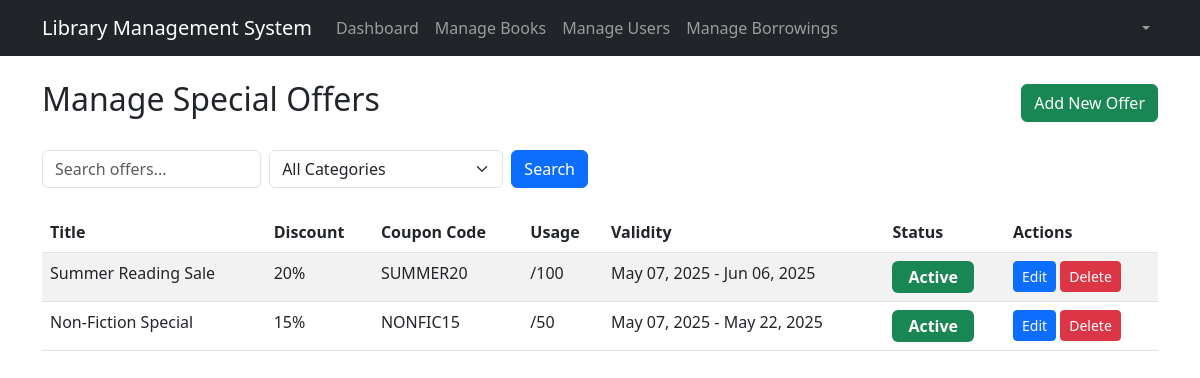
The app's page /admin/manage_offers.php (signed in) with its own data.
### tables this page shows
CREATE TABLE IF NOT EXISTS special_offers (
    id INT PRIMARY KEY AUTO_INCREMENT,
    title VARCHAR(100) NOT NULL,
    description TEXT,
    discount_percent INT NOT NULL,
    coupon_code VARCHAR(20) UNIQUE NOT NULL,
    usage_limit INT,
    usage_count INT DEFAULT 0,
    min_books INT DEFAULT 1,
    category_restriction VARCHAR(50),
    start_date DATE NOT NULL,
    end_date DATE NOT NULL,
    is_active BOOLEAN DEFAULT TRUE,
    created_at TIMESTAMP DEFAULT CURRENT_TIMESTAMP,
    updated_at TIMESTAMP DEFAULT CURRENT_TIMESTAMP ON UPDATE CURRENT_TIMESTAMP
);

### src/Database.php (called while the page is built, shortened)
<?php
class Database {
    private static $instance = null;
    private $pdo;
    private $stmt;
    private function connect() {
        try {
            $dsn = "mysql:host=" . DB_HOST . ";dbname=" . DB_NAME . ";charset=utf8mb4";
            $this->pdo = new \PDO($dsn, DB_USER, DB_PASS, [
                \PDO::ATTR_ERRMODE => \PDO::ERRMODE_EXCEPTION,
                \PDO::ATTR_DEFAULT_FETCH_MODE => \PDO::FETCH_ASSOC,
                \PDO::ATTR_EMULATE_PREPARES => false
            ]);
        } catch (\PDOException $e) {
            error_log("Database connection error: " . $e->getMessage());
            throw new \Exception("Database connection failed: " . $e->getMessage());
        }
    }
    public static function getInstance() {
        if (self::$instance === null) {
            self::$instance = new self();
        }
        return self::$instance;
    }
    public function query($sql) {
        try {
            $this->stmt = $this->pdo->prepare($sql);
            return $this;
        } catch (\PDOException $e) {
            error_log("Query preparation failed: " . $e->getMessage() . "\nQuery: " . $sql);
            throw new \Exception("Query preparation failed: " . $e->getMessage());
        }
    }
    public function execute() {
        try {
            return $this->stmt->execute();
        } catch (\PDOException $e) {
            error_log("Query execution failed: " . $e->getMessage());
            throw new \Exception("Query execution failed: " . $e->getMessage());
        }
    }
    public function fetchAll() {
        try {
            $this->execute();
            return $this->stmt->fetchAll();
        } catch (\PDOException $e) {
            error_log("FetchAll failed: " . $e->getMessage());
            throw new \Exception("FetchAll failed: " . $e->getMessage());
        }
    }
}

### src/SpecialOffer.php (called while the page is built, shortened)
<?php
class SpecialOffer {
    private function getDb() {
        return Database::getInstance();
    }
    public function getAll($filters = []) {
        try {
            $db = $this->getDb();
            $sql = "SELECT * FROM special_offers WHERE 1=1";
            $params = [];
            $sql .= " ORDER BY created_at DESC";
            $db->query($sql);
            return $db->fetchAll();
        } catch (\Exception $e) {
            error_log("Error fetching offers: " . $e->getMessage());
            throw new \Exception($e->getMessage());
        }
    }
}

### admin/manage_offers.php (the view, shortened to what this page needs)
<?php
require_once '../src/Database.php';
require_once '../src/SpecialOffer.php';
$offer = new SpecialOffer();
try {
    $filters = [];
    $offers = $offer->getAll($filters);
} catch (\Exception $e) {
    $error = "Failed to fetch offers";
    error_log("Error fetching offers: " . $e->getMessage());
    $offers = [];
}
?>
<!DOCTYPE html>
<html lang="en">
<head>
    <link href="https://cdn.jsdelivr.net/npm/bootstrap@5.3.0/dist/css/bootstrap.min.css" rel="stylesheet">
    <link href="../assets/css/style.css" rel="stylesheet">
</head>
<body>
    <?php include 'includes/header.php'; ?>
    <div class="container mt-4">
        <div class="d-flex justify-content-between align-items-center mb-4">
            <h2>Manage Special Offers</h2>
            <button type="button" class="btn btn-success" data-bs-toggle="modal" data-bs-target="#addOfferModal">
                Add New Offer
            </button>
        </div>
        <div class="row mb-4">
            <div class="col-md-6">
                <form method="GET" class="d-flex">
                    <input type="text" name="search" class="form-control me-2" placeholder="Search offers..." value="<?php echo htmlspecialchars($_GET['search'] ?? ''); ?>">
                    <select name="category" class="form-select me-2">
                        <option value="">All Categories</option>
                    </select>
                    <button type="submit" class="btn btn-primary">Search</button>
                </form>
            </div>
        </div>
        <div class="table-responsive">
            <table class="table table-striped">
                <thead>
                    <tr>
                        <th>Title</th>
                        <th>Discount</th>
                        <th>Coupon Code</th>
                        <th>Usage</th>
                        <th>Validity</th>
                        <th>Status</th>
                        <th>Actions</th>
                    </tr>
                </thead>
                <tbody>
                    <?php foreach ($offers as $offer): ?>
                    <tr>
                        <td><?php echo htmlspecialchars($offer['title']); ?></td>
                        <td><?php echo $offer['discount_percent']; ?>%</td>
                        <td><?php echo htmlspecialchars($offer['coupon_code']); ?></td>
                        <td>
                            <?php if ($offer['usage_limit']): ?>
                                <?php echo $offer['used_count']; ?>/<?php echo $offer['usage_limit']; ?>
                            <?php else: ?>
                                <?php echo $offer['used_count']; ?> (Unlimited)
                            <?php endif; ?>
                        </td>
                        <td>
                            <?php echo date('M d, Y', strtotime($offer['start_date'])); ?> -
                            <?php echo date('M d, Y', strtotime($offer['end_date'])); ?>
                        </td>
                        <td>
                            <?php if ($offer['is_active']): ?>
                                <span class="badge bg-success">Active</span>
                            <?php else: ?>
                                <span class="badge bg-secondary">Inactive</span>
                            <?php endif; ?>
                        </td>
                        <td>
                            <button type="button" class="btn btn-sm btn-primary"
                                    data-bs-toggle="modal"
                                    data-bs-target="#editOfferModal"
                                    data-offer='<?php echo htmlspecialchars(json_encode($offer)); ?>'>
                                Edit
                            </button>
                            <form method="POST" class="d-inline" onsubmit="return confirm('Are you sure you want to delete this offer?');">
                                <button type="submit" class="btn btn-sm btn-danger">Delete</button>
                            </form>
                        </td>
                    </tr>
                    <?php endforeach; ?>
                </tbody>
            </table>
        </div>
    </div>
</body>
</html>

### assets/css/style.css (style rules this page uses)
body { min-height: 100vh; display: flex; flex-direction: column; }
.badge { font-size: 1rem; padding: 0.5rem 1rem; }

### records on screen
special_offers: title "Summer Reading Sale", discount_percent "20", coupon_code "SUMMER20", usage_limit "100", start_date "May 07, 2025", end_date "Jun 06, 2025", is_active "Active"
special_offers: title "Non-Fiction Special", discount_percent "15", coupon_code "NONFIC15", usage_limit "50", start_date "May 07, 2025", end_date "May 22, 2025", is_active "Active"
